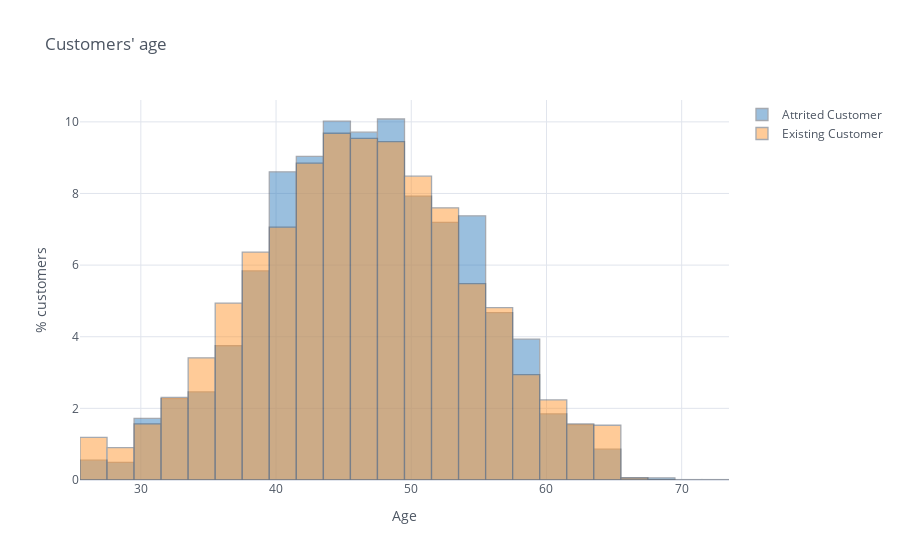
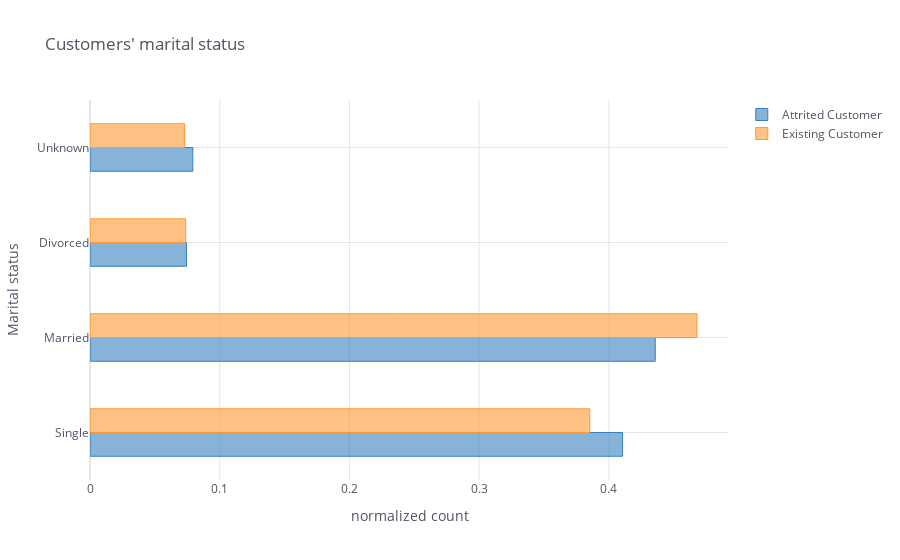
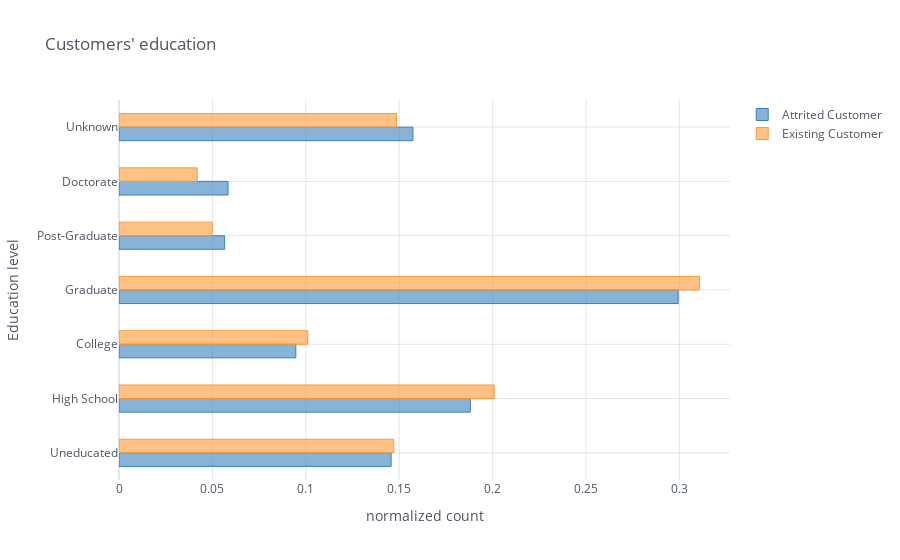
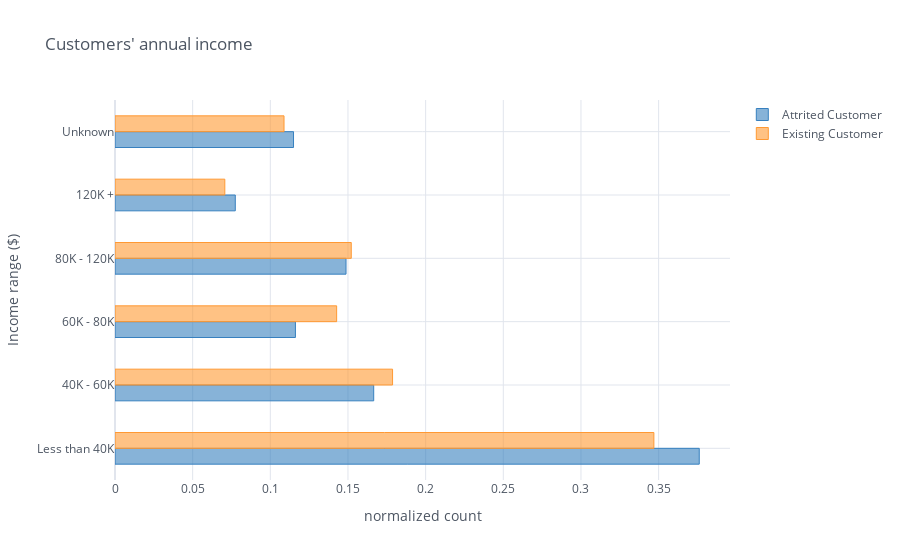

Notebook code cell kept with these figures, in order:
### Markdown cell above
## 2. EDA and visualization <a id=2></a>

### Code cell
#Age histogram
age_att = df.loc[df['Attrition_Flag'] == 'Attrited Customer', 'Customer_Age']
age_ex = df.loc[df['Attrition_Flag'] == 'Existing Customer', 'Customer_Age']
conc_age = pd.concat([age_att, age_ex], axis=1)
conc_age.columns = ['Attrited Customer', 'Existing Customer']
conc_age.iplot(kind='hist', keys=['Attrited Customer', 'Existing Customer'],
           colors=['blue', 'orange'], histnorm='percent', opacity=0.5, bins=30,
           title='Customers\' age', xTitle='Age', yTitle='% customers')

#Marital_Status normalized bar plot
mar_count = df.groupby(['Marital_Status', 'Attrition_Flag']).count()['CLIENTNUM'].unstack()
mar_count = mar_count.loc[['Single', 'Married', 'Divorced', 'Unknown']]
mar_count = mar_count / mar_count.sum()

mar_count.iplot(kind='bar', orientation='h',
                title='Customers\' marital status', xTitle='normalized count', yTitle='Marital status',                
                bargap=0.5, colors=['blue', 'orange'])

#Education_Level normalized bar plot
edu_count = df.groupby(['Education_Level', 'Attrition_Flag']).count()['CLIENTNUM'].unstack()
edu_count = edu_count.loc[['Uneducated', 'High School', 'College', 'Graduate', 'Post-Graduate', 'Doctorate','Unknown']]
edu_count = edu_count / edu_count.sum()

edu_count.iplot(kind='bar', orientation='h', 
                title='Customers\' education', xTitle='normalized count', yTitle='Education level',                
                bargap=0.5, colors=['blue', 'orange'])

#Income_Category normalized bar plot
inc_count = df.groupby(['Income_Category', 'Attrition_Flag']).count()['CLIENTNUM'].unstack()
inc_count = inc_count.loc[['Less than $40K','$40K - $60K', '$60K - $80K' , '$80K - $120K', '$120K +', 'Unknown']]
inc_count.index = inc_count.index.str.replace('$', '')
inc_count = inc_count / inc_count.sum()

inc_count.iplot(kind='bar', orientation='h',
                title='Customers\' annual income', xTitle='normalized count', yTitle='Income range ($)',                
                bargap=0.5, colors=['blue', 'orange'])

### Figure 1 — Plotly figure (JSON) as saved in the notebook; plotly's stock layout.template omitted (floating-point values rounded to 4 significant figures; data arrays with more than 128 entries replaced by an {"elided": "..."} marker saying what was removed)
{"data": [{"histfunc": "count", "histnorm": "percent", "marker": {"color": "rgba(55, 128, 191, 1.0)", "line": {"color": "#4D5663", "width": 1.3}}, "name": "Attrited Customer", "nbinsx": 30, "opacity": 0.5, "orientation": "v", "type": "histogram", "x": {"elided": "10127 int values"}}, {"histfunc": "count", "histnorm": "percent", "marker": {"color": "rgba(255, 153, 51, 1.0)", "line": {"color": "#4D5663", "width": 1.3}}, "name": "Existing Customer", "nbinsx": 30, "opacity": 0.5, "orientation": "v", "type": "histogram", "x": {"elided": "10127 int values"}}], "layout": {"barmode": "overlay", "legend": {"bgcolor": "#FFFFFF", "font": {"color": "#4D5663"}}, "paper_bgcolor": "#FFFFFF", "plot_bgcolor": "#FFFFFF", "title": {"font": {"color": "#4D5663"}, "text": "Customers' age"}, "xaxis": {"gridcolor": "#E1E5ED", "showgrid": true, "tickfont": {"color": "#4D5663"}, "title": {"font": {"color": "#4D5663"}, "text": "Age"}, "zerolinecolor": "#E1E5ED", "type": "linear", "range": [25.5, 73.5], "autorange": true}, "yaxis": {"gridcolor": "#E1E5ED", "showgrid": true, "tickfont": {"color": "#4D5663"}, "title": {"font": {"color": "#4D5663"}, "text": "% customers"}, "zerolinecolor": "#E1E5ED", "range": [0, 10.61], "autorange": true}, "autosize": true}}

### Figure 2 — Plotly figure (JSON) as saved in the notebook; plotly's stock layout.template omitted (floating-point values rounded to 4 significant figures)
{"data": [{"marker": {"color": "rgba(55, 128, 191, 0.6)", "line": {"color": "rgba(55, 128, 191, 1.0)", "width": 1}}, "name": "Attrited Customer", "orientation": "h", "text": "", "type": "bar", "x": [0.4106, 0.4358, 0.07437, 0.07929], "y": ["Single", "Married", "Divorced", "Unknown"]}, {"marker": {"color": "rgba(255, 153, 51, 0.6)", "line": {"color": "rgba(255, 153, 51, 1.0)", "width": 1}}, "name": "Existing Customer", "orientation": "h", "text": "", "type": "bar", "x": [0.3853, 0.468, 0.07376, 0.07294], "y": ["Single", "Married", "Divorced", "Unknown"]}], "layout": {"bargap": 0.5, "legend": {"bgcolor": "#FFFFFF", "font": {"color": "#4D5663"}}, "paper_bgcolor": "#FFFFFF", "plot_bgcolor": "#FFFFFF", "title": {"font": {"color": "#4D5663"}, "text": "Customers' marital status"}, "xaxis": {"gridcolor": "#E1E5ED", "showgrid": true, "tickfont": {"color": "#4D5663"}, "title": {"font": {"color": "#4D5663"}, "text": "normalized count"}, "zerolinecolor": "#E1E5ED", "type": "linear", "range": [0, 0.4926], "autorange": true}, "yaxis": {"gridcolor": "#E1E5ED", "showgrid": true, "tickfont": {"color": "#4D5663"}, "title": {"font": {"color": "#4D5663"}, "text": "Marital status"}, "zerolinecolor": "#E1E5ED", "type": "category", "range": [-0.5, 3.5], "autorange": true}, "autosize": true}}

### Figure 3 — Plotly figure (JSON) as saved in the notebook; plotly's stock layout.template omitted (floating-point values rounded to 4 significant figures)
{"data": [{"marker": {"color": "rgba(55, 128, 191, 0.6)", "line": {"color": "rgba(55, 128, 191, 1.0)", "width": 1}}, "name": "Attrited Customer", "orientation": "h", "text": "", "type": "bar", "x": [0.1457, 0.1881, 0.09465, 0.2993, 0.05655, 0.05839, 0.1573], "y": ["Uneducated", "High School", "College", "Graduate", "Post-Graduate", "Doctorate", "Unknown"]}, {"marker": {"color": "rgba(255, 153, 51, 0.6)", "line": {"color": "rgba(255, 153, 51, 1.0)", "width": 1}}, "name": "Existing Customer", "orientation": "h", "text": "", "type": "bar", "x": [0.1471, 0.2008, 0.1011, 0.3107, 0.04988, 0.04188, 0.1486], "y": ["Uneducated", "High School", "College", "Graduate", "Post-Graduate", "Doctorate", "Unknown"]}], "layout": {"bargap": 0.5, "legend": {"bgcolor": "#FFFFFF", "font": {"color": "#4D5663"}}, "paper_bgcolor": "#FFFFFF", "plot_bgcolor": "#FFFFFF", "title": {"font": {"color": "#4D5663"}, "text": "Customers' education"}, "xaxis": {"gridcolor": "#E1E5ED", "showgrid": true, "tickfont": {"color": "#4D5663"}, "title": {"font": {"color": "#4D5663"}, "text": "normalized count"}, "zerolinecolor": "#E1E5ED", "type": "linear", "range": [0, 0.3271], "autorange": true}, "yaxis": {"gridcolor": "#E1E5ED", "showgrid": true, "tickfont": {"color": "#4D5663"}, "title": {"font": {"color": "#4D5663"}, "text": "Education level"}, "zerolinecolor": "#E1E5ED", "type": "category", "range": [-0.5, 6.5], "autorange": true}, "autosize": true}}

### Figure 4 — Plotly figure (JSON) as saved in the notebook; plotly's stock layout.template omitted (floating-point values rounded to 4 significant figures)
{"data": [{"marker": {"color": "rgba(55, 128, 191, 0.6)", "line": {"color": "rgba(55, 128, 191, 1.0)", "width": 1}}, "name": "Attrited Customer", "orientation": "h", "text": "", "type": "bar", "x": [0.3762, 0.1666, 0.1162, 0.1487, 0.07744, 0.1149], "y": ["Less than 40K", "40K - 60K", "60K - 80K", "80K - 120K", "120K +", "Unknown"]}, {"marker": {"color": "rgba(255, 153, 51, 0.6)", "line": {"color": "rgba(255, 153, 51, 1.0)", "width": 1}}, "name": "Existing Customer", "orientation": "h", "text": "", "type": "bar", "x": [0.3469, 0.1787, 0.1427, 0.1521, 0.07071, 0.1088], "y": ["Less than 40K", "40K - 60K", "60K - 80K", "80K - 120K", "120K +", "Unknown"]}], "layout": {"bargap": 0.5, "legend": {"bgcolor": "#FFFFFF", "font": {"color": "#4D5663"}}, "paper_bgcolor": "#FFFFFF", "plot_bgcolor": "#FFFFFF", "title": {"font": {"color": "#4D5663"}, "text": "Customers' annual income"}, "xaxis": {"gridcolor": "#E1E5ED", "showgrid": true, "tickfont": {"color": "#4D5663"}, "title": {"font": {"color": "#4D5663"}, "text": "normalized count"}, "zerolinecolor": "#E1E5ED", "type": "linear", "range": [0, 0.3959], "autorange": true}, "yaxis": {"gridcolor": "#E1E5ED", "showgrid": true, "tickfont": {"color": "#4D5663"}, "title": {"font": {"color": "#4D5663"}, "text": "Income range ($)"}, "zerolinecolor": "#E1E5ED", "type": "category", "range": [-0.5, 5.5], "autorange": true}, "autosize": true}}
